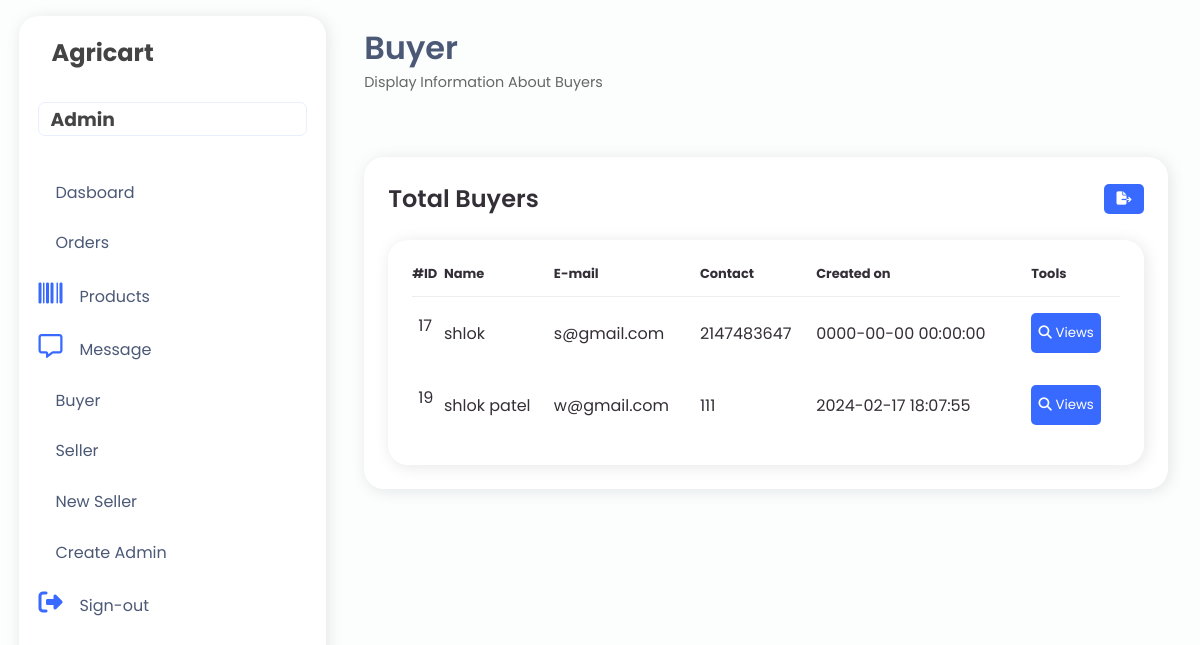
The app's page /admin/buyer.php (signed in) with its own data.
### tables this page shows
CREATE TABLE `buyer_details` (
  `Buyer_id` int(20) NOT NULL,
  `photo` varchar(255) NOT NULL,
  `full_name` char(50) NOT NULL,
  `email` varchar(50) NOT NULL,
  `contact_no` int(15) NOT NULL,
  `password` varchar(100) NOT NULL,
  `created_on` datetime NOT NULL,
  `address` varchar(200) NOT NULL,
  `pin_code` int(7) NOT NULL,
  `state` varchar(255) NOT NULL,
  `otp` int(7) NOT NULL
);

### admin/buyer.php (the view, shortened to what this page needs)
<?php
include ("../database/connection.php");
$query = "select * from buyer_details";
$result = mysqli_query($conn, $query);
?>
<!DOCTYPE html>
<html lang="en">
<head>
    <link rel="stylesheet" href="https://maxst.icons8.com/vue-static/landings/line-awesome/line-awesome/1.3.0/css/line-awesome.min.css">
    <link rel="stylesheet" href="admin.css">
</head>
<body>
    <?php include ("navbar.php"); ?>
    <div class="main-content">
        <header>
            <div class="header-title-wrapper">
                <div class="header-title">
                    <h1>
                        Buyer
                    </h1>
                    <p>
                        Display Information About Buyers<span class="las la-chart-lin"></span>
                    </p>
                </div>
            </div>
        </header>
        <main>
            <div class="table-data">
                <div class="order">
                <div class="head">
            <h3>Total Buyers</h3>
            <form id="download">
                <button onclick="downloadCSV()"><i class="fa-solid fa-file-export"></i></button>
            </form>
        </div>
                    <section>
                        <div class="table-data">
                            <div class="order">
                                <table id="table">
                                    <thead>
                                        <tr>
                                            <th>#ID</th>
                                            <th>Name</th>
                                            <th>E-mail</th>
                                            <th>Contact</th>
                                            <th>Created on</th>
                                            <th>Tools</th>
                                        </tr>
                                    </thead>
                                    <tbody>
                                        <?php
                                        if (mysqli_num_rows($result) > 0) {
                                        while ($row = mysqli_fetch_assoc($result)) {
                                        ?>
                                            <tr>
                                                <td><?php echo $row['Buyer_id']; ?></td>
                                                <td><?php echo $row['full_name']; ?></td>
                                                <td><?php echo $row['email']; ?></td>
                                                <td><?php echo $row['contact_no']; ?></td>
                                                <td><?php echo $row['created_on']; ?></td>
                                                <td>
                                                    <button onclick="openPopup(<?php echo $row['Buyer_id']; ?>)"><i class="fa-solid fa-magnifying-glass"></i> Views</button>
                                                </td>
                                            </tr>
                                            <?php
                                            }
                                        }
                                       ?>
                                    </tbody>
                                </table>
                            </div>
                        </div>
                    </section>
                </div>
            </div>
        </main>
    </div>
</body>
</html>

### admin/admin.css (style rules this page uses)
:root { --color-main: #396aff; --bg2: #dce5ff; --bg: #fbfefd; --main-accent: #e9eefd; --main-text: #4b5876; --shadow: rgba(17, 17, 26, 0.1) 2px 2px 16px; --light: #F9F9F9; --blue: #3C91E6; --light-blue: #CFE8FF; --grey: #eee; --dark-grey: #AAAAAA; --dark: #342E37; --red: #DB504A; --yellow: #FFCE26; --light-yellow: #FFF2C6; --orange: #FD7238; --light-orange: #FFE0D3; }
* { padding: 0; margin: 0; text-decoration: none; font-family: 'Poppins', sans-serif; list-style-type: none; box-sizing: border-box; }
body { background: var(--bg); overflow-x: hidden; }
.main-content { margin-left: 345px; width: calc(100vw - 345px); padding: 1rem 1.2rem; padding-right: 2rem; transition: margin-left 300ms; }
header { display: flex; justify-content: space-between; padding-top: .5rem; }
.header-title-wrapper { display: flex; }
.header-title h1 { color: var(--main-text); font-weight: 600; }
.header-title p { color: #666; font-size: .9rem; }
main { padding-top: 2.5rem; padding-bottom: 2.5rem; }
.table-data { display: flex; flex-wrap: wrap; grid-gap: 24px; margin-top: 24px; width: 100%; color: var(--dark); }
.table-data > div { border-radius: 20px; background: #fff; padding: 24px; overflow-x: auto; box-shadow: var(--shadow); }
.table-data .head { display: flex; align-items: center; grid-gap: 16px; margin-bottom: 24px; }
.table-data .head h3 { margin-right: auto; font-size: 24px; font-weight: 600; }
.table-data .order { flex-grow: 1; flex-basis: 500px; }
.table-data .order table { width: 100%; border-collapse: collapse; }
.table-data .order table th { padding-bottom: 12px; font-size: 13px; text-align: left; border-bottom: 1px solid var(--grey); }
.table-data .order table td { padding: 16px 0; }
.table-data .order table tr td:first-child { display: flex; align-items: center; grid-gap: 12px; padding-left: 6px; }
#download button { background-color: #396aff; color: #fff; border: none; border-radius: 5px; cursor: pointer; height: 30px; width: 40px; }
button { background-color: #396aff; color: #fff; border: none; border-radius: 5px; cursor: pointer; height: 30px; width: 40px; }
#table button { background-color: #396aff; color: #fff; padding: 10px 6px; border: none; border-radius: 5px; cursor: pointer; height: 40px; width: 70px; }

### records on screen
buyer_details: Buyer_id "17", full_name "shlok", email "s@gmail.com", contact_no "2147483647", created_on "0000-00-00 00:00:00"
buyer_details: Buyer_id "19", full_name "shlok patel", email "w@gmail.com", contact_no "111", created_on "2024-02-17 18:07:55"
